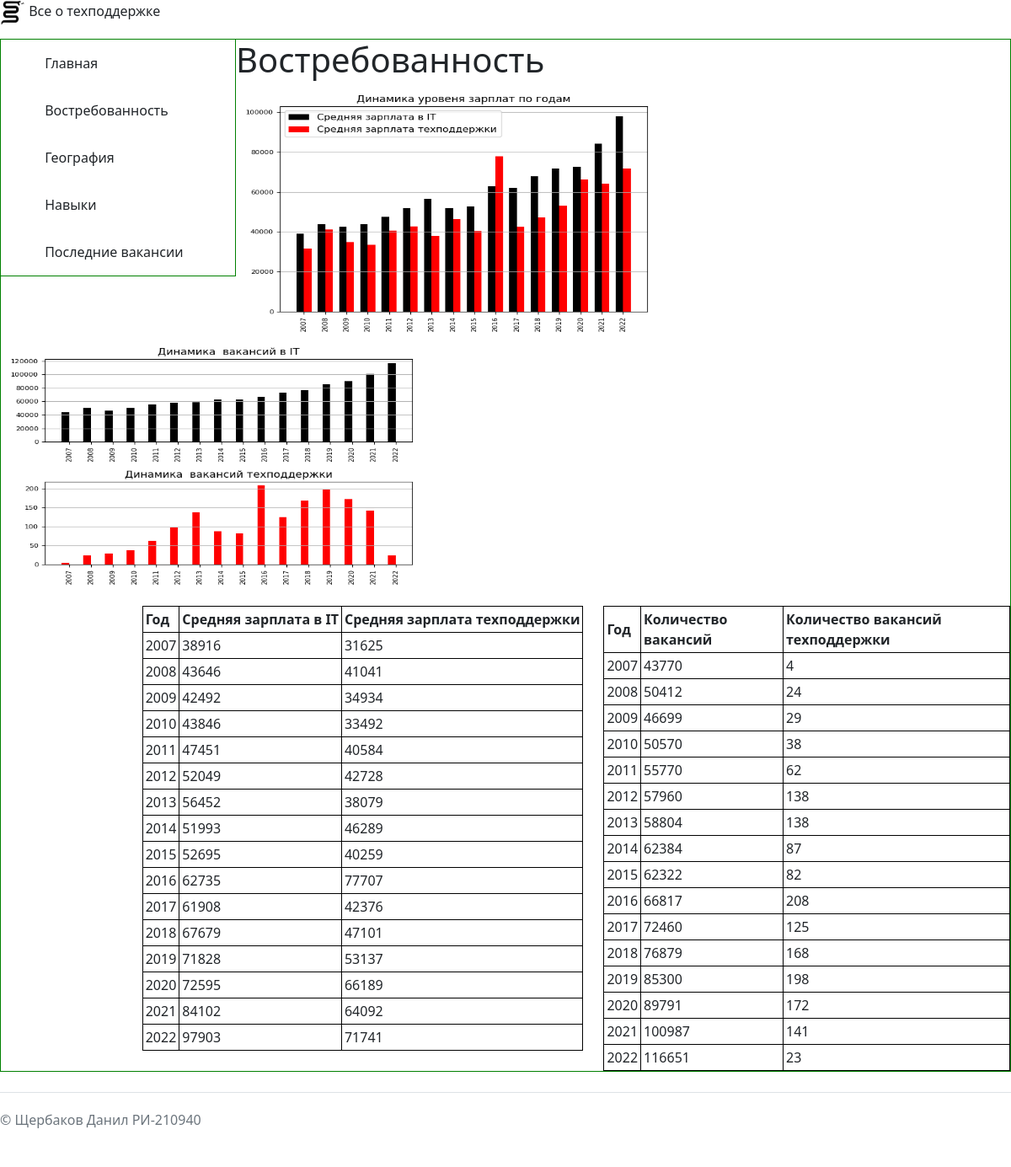
The app's page /demand with its own data.
### main/models.py (models this page shows, shortened)
class Demand(models.Model):
    title1 = models.CharField('Описание', max_length=1000, default=None, null=True)
    graph1 = models.CharField('график 1', max_length=1000, default=None)
    graph2 = models.CharField('график 2', max_length=1000, default=None)

class TableSalary(models.Model):
    year = models.CharField('Год', max_length=4, default='')
    salary = models.CharField(' зарплата в IT', max_length=1000, default='')
    salary_tech = models.CharField('зарплата специалиста техподдержки', max_length=1000, default='')

class TableCount(models.Model):
    year = models.CharField('Год', max_length=4, default='')
    count = models.CharField('Количество вакансий в IT', max_length=1000, default='')
    count_tech = models.CharField('Количество вакансий техподдержки', max_length=1000, default='')

### main/views.py (the view)
# urls.py: path('demand', views.demand),
def demand(request):
    table_salary = TableSalary.objects.all()
    table_count = TableCount.objects.all()
    page = Demand.objects.all()[0]
    return render(request, "main/demand.html", {'table_salary': table_salary, 'table_count': table_count, 'page': page})

### main/templates/main/demand.html
{% extends 'main/navigation.html' %}
{% block content %}
<div class="this-page">
<div class="text1">
    <h1>{{ page.title1 }}</h1>
</div>
   <p class="fig">
       <img src="{{ page.graph1 }}" width="500" height="300" >
    <img src="{{ page.graph2 }}"  width="500" height="300" >
</p>
     <table  style="float:left;margin:0%  2%  0% 14%" >
    <tr>
        <th style=" padding: 3px;
    border: 1px solid black;">Год</th>
        <th style=" padding: 3px;
    border: 1px solid black;">Средняя зарплата в IT</th>
        <th style=" padding: 3px;
    border: 1px solid black;">Средняя зарплата техподдержки</th>
    </tr>
        {% for el in table_salary %}
    <tr>
        <td style=" padding: 3px;
    border: 1px solid black;">{{ el.year }}</td>
        <td style=" padding: 3px;
    border: 1px solid black;">{{ el.salary }}</td>
        <td style=" padding: 3px;
    border: 1px solid black;">{{ el.salary_tech }}</td>
    </tr>
        {% endfor %}
    </table>
    <table >
    <tr>
        <th style=" padding: 3px;
    border: 1px solid black;">Год</th>
        <th style=" padding: 3px;
    border: 1px solid black;">Количество вакансий</th>
        <th style=" padding: 3px;
    border: 1px solid black;">Количество вакансий техподдержки</th>
    </tr>
        {% for elem in table_count %}
    <tr>
        <td style=" padding: 3px;
    border: 1px solid black;">{{ elem.year }}</td>
        <td style=" padding: 3px;
    border: 1px solid black;">{{ elem.count }}</td>
        <td style=" padding: 3px;
    border: 1px solid black;">{{ elem.count_tech }}</td>
    </tr>
        {% endfor %}
</table>
</div>
{% endblock %}

### main/static/css/navigation.css (style rules this page uses)
body { background: url('https://www.pixel-creation.com/wp-content/uploads/white-gradient-background-c2b7e291a0-download-free-beautiful-wallpapers-for.jpg') }

### records on screen
Demand: title1 "Востребованность", graph1 (picture), graph2 (picture)
TableSalary: year "2007", salary "38916", salary_tech "31625"
TableSalary: year "2008", salary "43646", salary_tech "41041"
TableSalary: year "2009", salary "42492", salary_tech "34934"
TableSalary: year "2010", salary "43846", salary_tech "33492"
TableSalary: year "2011", salary "47451", salary_tech "40584"
TableSalary: year "2012", salary "52049", salary_tech "42728"
TableSalary: year "2013", salary "56452", salary_tech "38079"
TableSalary: year "2014", salary "51993", salary_tech "46289"
TableSalary: year "2015", salary "52695", salary_tech "40259"
TableSalary: year "2016", salary "62735", salary_tech "77707"
TableSalary: year "2017", salary "61908", salary_tech "42376"
TableSalary: year "2018", salary "67679", salary_tech "47101"
TableSalary: year "2019", salary "71828", salary_tech "53137"
TableSalary: year "2020", salary "72595", salary_tech "66189"
TableSalary: year "2021", salary "84102", salary_tech "64092"
TableSalary: year "2022", salary "97903", salary_tech "71741"
TableCount: year "2007", count "43770", count_tech "4"
TableCount: year "2008", count "50412", count_tech "24"
TableCount: year "2009", count "46699", count_tech "29"
TableCount: year "2010", count "50570", count_tech "38"
TableCount: year "2011", count "55770", count_tech "62"
TableCount: year "2012", count "57960", count_tech "138"
TableCount: year "2013", count "58804", count_tech "138"
TableCount: year "2014", count "62384", count_tech "87"
TableCount: year "2015", count "62322", count_tech "82"
TableCount: year "2016", count "66817", count_tech "208"
TableCount: year "2017", count "72460", count_tech "125"
TableCount: year "2018", count "76879", count_tech "168"
TableCount: year "2019", count "85300", count_tech "198"
TableCount: year "2020", count "89791", count_tech "172"
TableCount: year "2021", count "100987", count_tech "141"
TableCount: year "2022", count "116651", count_tech "23"
